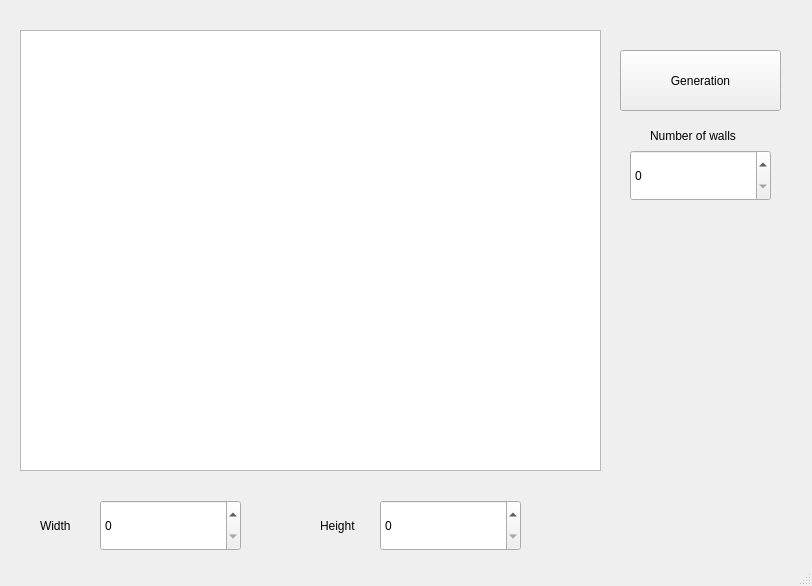
<?xml version="1.0" encoding="UTF-8"?>
<ui version="4.0">
 <class>MainWindow</class>
 <widget class="QMainWindow" name="MainWindow">
  <property name="geometry">
   <rect>
    <x>0</x>
    <y>0</y>
    <width>812</width>
    <height>586</height>
   </rect>
  </property>
  <property name="windowTitle">
   <string>MainWindow</string>
  </property>
  <widget class="QWidget" name="centralwidget">
   <widget class="View" name="graphicsView">
    <property name="geometry">
     <rect>
      <x>20</x>
      <y>30</y>
      <width>581</width>
      <height>441</height>
     </rect>
    </property>
   </widget>
   <widget class="QPushButton" name="buttonGeneration">
    <property name="geometry">
     <rect>
      <x>620</x>
      <y>50</y>
      <width>161</width>
      <height>61</height>
     </rect>
    </property>
    <property name="text">
     <string>Generation</string>
    </property>
   </widget>
   <widget class="QSpinBox" name="widthSpinBox">
    <property name="geometry">
     <rect>
      <x>100</x>
      <y>500</y>
      <width>141</width>
      <height>51</height>
     </rect>
    </property>
   </widget>
   <widget class="QSpinBox" name="heightSpinBox">
    <property name="geometry">
     <rect>
      <x>380</x>
      <y>500</y>
      <width>141</width>
      <height>51</height>
     </rect>
    </property>
   </widget>
   <widget class="QLabel" name="widthLabel">
    <property name="geometry">
     <rect>
      <x>40</x>
      <y>510</y>
      <width>41</width>
      <height>31</height>
     </rect>
    </property>
    <property name="text">
     <string>Width</string>
    </property>
   </widget>
   <widget class="QLabel" name="heightLabel">
    <property name="geometry">
     <rect>
      <x>320</x>
      <y>510</y>
      <width>41</width>
      <height>31</height>
     </rect>
    </property>
    <property name="text">
     <string>Height</string>
    </property>
   </widget>
   <widget class="QSpinBox" name="wallsSpinBox">
    <property name="geometry">
     <rect>
      <x>630</x>
      <y>150</y>
      <width>141</width>
      <height>51</height>
     </rect>
    </property>
   </widget>
   <widget class="QLabel" name="wallslLabel">
    <property name="geometry">
     <rect>
      <x>650</x>
      <y>120</y>
      <width>101</width>
      <height>31</height>
     </rect>
    </property>
    <property name="text">
     <string>Number of walls</string>
    </property>
   </widget>
  </widget>
  <widget class="QStatusBar" name="statusbar"/>
 </widget>
 <customwidgets>
  <customwidget>
   <class>View</class>
   <extends>QGraphicsView</extends>
   <header location="global">view.hpp</header>
  </customwidget>
 </customwidgets>
 <resources/>
 <connections/>
</ui>
